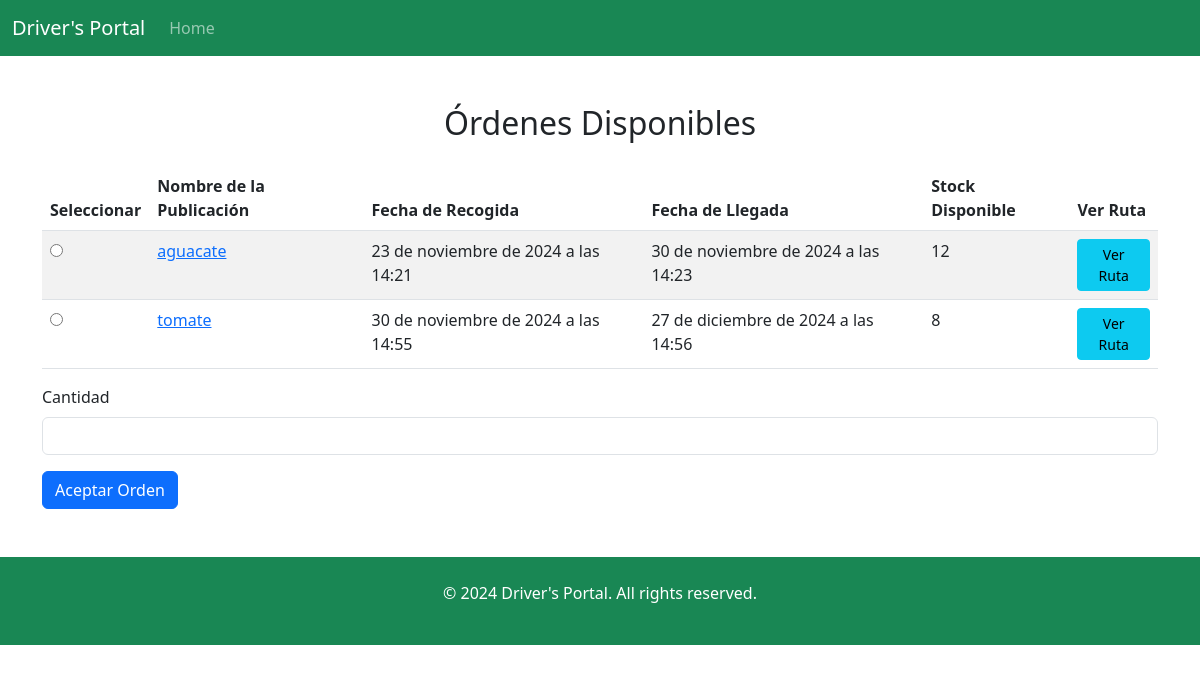
The app's page /driver/3/available-orders/, older data.
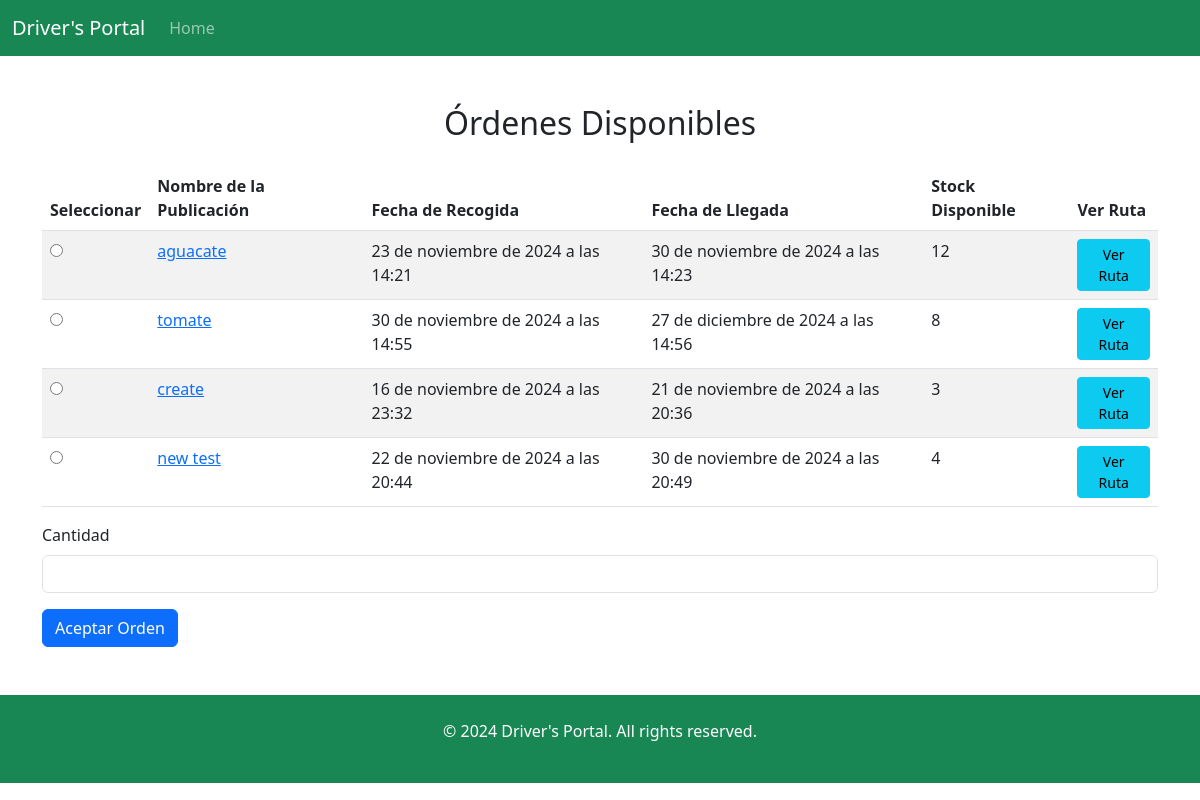
The same page, newer data.
### pages/models.py (models this page shows)
class Post(models.Model):
    farmer = models.ForeignKey(Farmer, on_delete=models.CASCADE)
    name = models.CharField(max_length=50)
    stock = models.IntegerField()
    delivery_date = models.DateTimeField()
    description = models.CharField(max_length=100)
    fare = models.IntegerField()
    arrival_date = models.DateTimeField()
    Origin = models.CharField(max_length=50)
    Destination = models.CharField(max_length=50)

### pages/views.py (the view, shortened to what this page needs)
# urls.py: path('driver/<int:driver_id>/available-orders/', views.AvailableOrdersView.as_view(), name='available_orders'),
class AvailableOrdersView(View):
    def __init__(self, driver_data_access: DriverDataAccessInterface = DriverDataAccess(), order_data_access: OrderDataAccessInterface = OrderDataAccess()):
        self.driver_data_access = driver_data_access
        self.order_data_access = order_data_access
    def get(self, request, driver_id, *args, **kwargs):
        driver = self.driver_data_access.get_driver(driver_id)
        available_posts = self.order_data_access.get_available_orders()
        return render(request, 'available_orders.html', {'posts': available_posts, 'driver': driver})

### pages/utils.py (called while the page is built)
    def get_available_orders(self):
        now = datetime.now()
        return Post.objects.filter(delivery_date__gte=now, stock__gt=0)

    def get_driver(self, driver_id):
        return get_object_or_404(Driver, pk=driver_id)

### pages/templates/available_orders.html (shortened to what this page needs)
{% load i18n %}
<!DOCTYPE html>
<html lang="en">
<head>
    <link href="https://cdn.jsdelivr.net/npm/bootstrap@5.3.0-alpha1/dist/css/bootstrap.min.css" rel="stylesheet">
</head>
<body>
    <nav class="navbar navbar-expand-lg navbar-dark bg-success">
        <div class="container-fluid">
            <a class="navbar-brand" href="#">Driver's Portal</a>
            <div class="collapse navbar-collapse" id="navbarNav">
                <ul class="navbar-nav">
                    <li class="nav-item">
                        <a class="nav-link" href="{% url 'driver_homepage' driver.id %}">{% trans "Home" %}</a>
                    </li>
                </ul>
            </div>
        </div>
    </nav>
    <div class="container py-5">
        <h2 class="text-center mb-4">{% trans "Órdenes Disponibles" %}</h2>
        <div class="table-responsive">
            <form method="post">
                <table class="table table-striped">
                    <thead>
                        <tr>
                            <th>{% trans "Seleccionar" %}</th>
                            <th>{% trans "Nombre de la Publicación" %}</th>
                            <th>{% trans "Fecha de Recogida" %}</th>
                            <th>{% trans "Fecha de Llegada" %}</th>
                            <th>{% trans "Stock Disponible" %}</th>
                            <th>{% trans "Ver Ruta" %}</th>
                        </tr>
                    </thead>
                    <tbody>
                        {% for post in posts %}
                        <tr>
                            <td>
                                <input type="radio" name="post_id" value="{{ post.id }}" required>
                            </td>
                            <td><a href="{% url 'show_post' post.id %}">{{ post.name }}</a></td>
                            <td>{{ post.delivery_date }}</td>
                            <td>{{ post.arrival_date }}</td>
                            <td>{{ post.stock }}</td>
                            <td>
                                <a href="{% url 'route_map' driver.id post.id %}" class="btn btn-info btn-sm">{% trans "Ver Ruta" %}</a>
                            </td>
                        </tr>
                        {% empty %}
                        <tr>
                            <td colspan="6" class="text-center">{% trans "No hay nada" %}</td>
                        </tr>
                        {% endfor %}
                    </tbody>
                </table>
                <div class="mb-3">
                    <label for="amount" class="form-label">{% trans "Cantidad" %}</label>
                    <input type="number" class="form-control" id="amount" name="amount" min="1" required>
                </div>
                <button type="submit" class="btn btn-primary">{% trans "Aceptar Orden" %}</button>
            </form>
        </div>
    </div>
    <footer class="bg-success text-white text-center py-4">
        <p>&copy; 2024 Driver's Portal. All rights reserved.</p>
    </footer>
</body>
</html>

Row changes from the older to the newer data that the page shows:
added Post: name "create", delivery_date "16 de noviembre de 2024 a las 23:32", arrival_date "21 de noviembre de 2024 a las 20:36", stock "3"
added Post: name "new test", delivery_date "22 de noviembre de 2024 a las 20:44", arrival_date "30 de noviembre de 2024 a las 20:49", stock "4"
